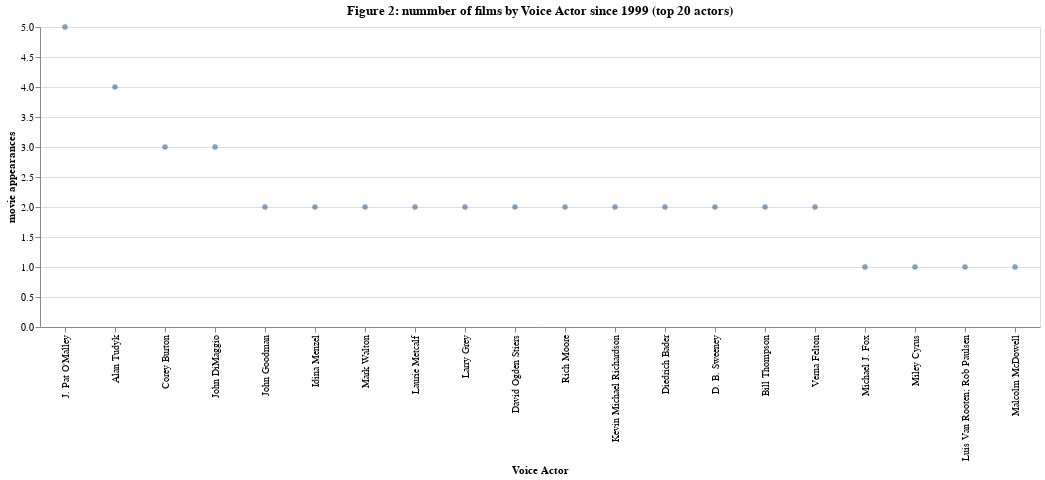

Notebook cell for this chart:
### Code cell
#plot top 75 highest appearance in movies using altiar input hidden

count_actor_plot = (
    alt.Chart(count_actor_group[:20], width=1000, height=300)
    .mark_circle()
    .encode(
        x=alt.X("voice-actor:N",sort="-y", title="Voice Actor"),
        y=alt.Y("movie:Q", title="movie appearances"),
    )
    .properties(title="Figure 2: nummber of films by Voice Actor since 1999 (top 20 actors)")
)
count_actor_plot

### Figure 1 — Vega-Lite specification as saved in the notebook (floating-point values rounded to 4 significant figures)
{"config": {"view": {"continuousWidth": 400, "continuousHeight": 300}}, "data": {"name": "data-e90e4797a3d1a422e79e93f428e3d58d"}, "mark": "circle", "encoding": {"x": {"field": "voice-actor", "sort": "-y", "title": "Voice Actor", "type": "nominal"}, "y": {"field": "movie", "title": "movie appearances", "type": "quantitative"}}, "height": 300, "title": "Figure 2: nummber of films by Voice Actor since 1999 (top 20 actors)", "width": 1000, "$schema": "https://vega.github.io/schema/vega-lite/v4.17.0.json", "datasets": {"data-e90e4797a3d1a422e79e93f428e3d58d": [{"voice-actor": "J. Pat O'Malley", "movie": 5}, {"voice-actor": "Alan Tudyk", "movie": 4}, {"voice-actor": "Corey Burton", "movie": 3}, {"voice-actor": "John DiMaggio", "movie": 3}, {"voice-actor": "John Goodman", "movie": 2}, {"voice-actor": "Idina Menzel", "movie": 2}, {"voice-actor": "Mark Walton", "movie": 2}, {"voice-actor": "Laurie Metcalf", "movie": 2}, {"voice-actor": "Larry Grey", "movie": 2}, {"voice-actor": "David Ogden Stiers", "movie": 2}, {"voice-actor": "Rich Moore", "movie": 2}, {"voice-actor": "Kevin Michael Richardson", "movie": 2}, {"voice-actor": "Diedrich Bader", "movie": 2}, {"voice-actor": "D. B. Sweeney", "movie": 2}, {"voice-actor": "Bill Thompson", "movie": 2}, {"voice-actor": "Verna Felton", "movie": 2}, {"voice-actor": "Michael J. Fox", "movie": 1}, {"voice-actor": "Miley Cyrus", "movie": 1}, {"voice-actor": "Luis Van Rooten; Rob Paulsen", "movie": 1}, {"voice-actor": "Malcolm McDowell", "movie": 1}]}}
